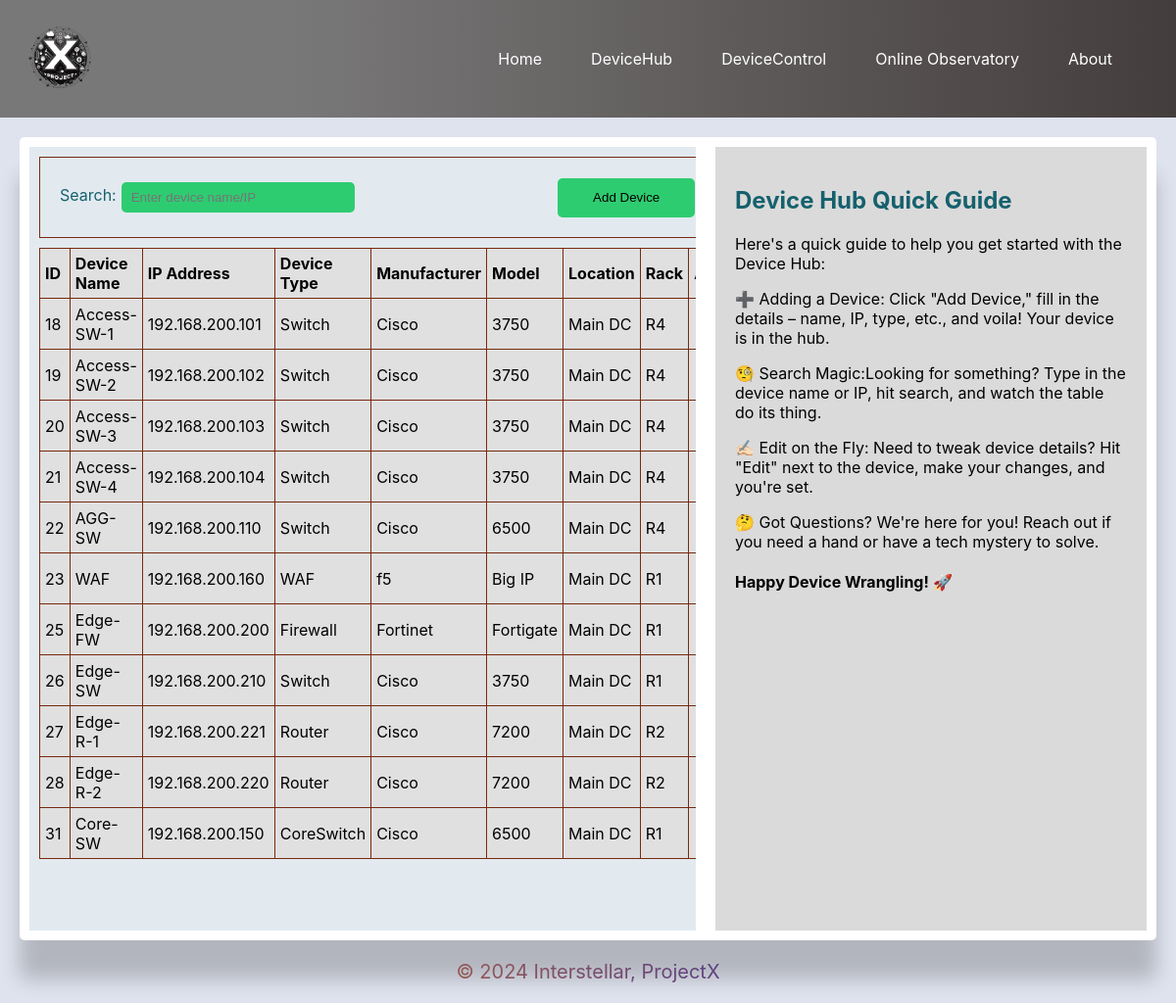
/devicehub/, run on the app's committed database.
### deviceHub/models.py (models this page shows)
class Device(models.Model):
    device_name = models.CharField(max_length=255)
    ip_address = models.GenericIPAddressField()
    device_type = models.CharField(max_length=255)
    manufacturer = models.CharField(max_length=255, blank=True, null=True)
    model = models.CharField(max_length=255, blank=True, null=True)
    location = models.CharField(max_length=255, blank=True, null=True)
    rack_loc = models.CharField(max_length=255, blank=True, null=True)

### deviceHub/views.py (the view)
# urls.py: path('', views.device_hub, name='devicehub'),
def device_hub(request):
    devices = Device.objects.all()
    return render(request, 'devicehub.html', {'devices': devices})

### templates/devicehub.html (shortened to what this page needs)
{% extends 'base.html' %}
    {% load static %}
{% block content %}
<div class="container">
    <div class="form-container" id="form_input">
        <label for="searchBox">Search:</label>
        <input type="text" id="searchBox" placeholder="Enter device name/IP">
    </div>
    <button onclick="openAddDeviceModal()">Add Device</button>
</div>
<table id="devicesTable" class="table">
    <thead>
        <tr>
            <th>ID</th>
            <th>Device Name</th>
            <th>IP Address</th>
            <th>Device Type</th>
            <th>Manufacturer</th>
            <th>Model</th>
            <th>Location</th>
            <th>Rack</th>
            <th>Action</th>
        </tr>
    </thead>
    <tbody id="devicesList">
        {% for device in devices %}
        <tr id="device-{{ device.id }}">
            <td>{{ device.id }}</td>
            <td>{{ device.device_name }}</td>
            <td>{{ device.ip_address }}</td>
            <td>{{ device.device_type }}</td>
            <td>{{ device.manufacturer }}</td>
            <td>{{ device.model }}</td>
            <td>{{ device.location }}</td>
            <td>{{device.rack_loc}}</td>
            <td>
            </td>
        </tr>
        {% endfor %}
    </tbody>
</table>
{% endblock %}
{% block help %}
<h2>Device Hub Quick Guide</h2>
<p>Here's a quick guide to help you get started with the Device Hub:</p>
<p>➕ Adding a Device:
    Click "Add Device," fill in the details – name, IP, type, etc., and voila! Your device is in the hub.</p>
<p>🧐 Search Magic:Looking for something? Type in the device name or IP, hit search, and watch the table do its
    thing.
</p>
<p>✍🏻 Edit on the Fly:
    Need to tweak device details? Hit "Edit" next to the device, make your changes, and you're set.</p>
<p>🤔 Got Questions?
    We're here for you! Reach out if you need a hand or have a tech mystery to solve.</p>
<h4>Happy Device Wrangling! 🚀</h4>
{% endblock %}

### static/css/base.css (style rules this page uses)
:root { --font-family-sans-serif: -apple-system, BlinkMacSystemFont, "Segoe UI", Roboto, "Helvetica Neue", Arial, "Noto Sans", sans-serif, "Apple Color Emoji", "Segoe UI Emoji", "Segoe UI Symbol", "Noto Color Emoji"; --font-family-monospace: SFMono-Regular, Menlo, Monaco, Consolas, "Liberation Mono", "Courier New", monospace; }
html { font-family: sans-serif; }
body { font-family: sans-serif; margin: 0; padding: 0; font-family: -apple-system, BlinkMacSystemFont, "Segoe UI", Roboto, "Helvetica Neue", Arial, "Noto Sans", sans-serif, "Apple Color Emoji", "Segoe UI Emoji", "Segoe UI Symbol", "Noto Color Emoji"; background-color: #dfe3ee; background-size: cover; }
.container { display: flex; width: 99%; border: 1px solid #78290f; margin: 10px; align-items: center; }
.container button { padding: 8px 10px; border: none; border-radius: 5px; margin: 5px; background-color: #2ecc71; color: #000; cursor: pointer; width: 140px; height: 40px; }
.form-container { display: flex; flex: 3; padding: 20px; }
.form-container input { width: 218px; }
label { display: flex; margin-bottom: 5px; color: #15616d; align-items: center; }
input, button { padding: 8px 10px; border: none; border-radius: 5px; margin: 5px; background-color: #2ecc71; color: #000; cursor: pointer; }
table { width: 98%; border-collapse: collapse; color: #000; background-color: #e0e0e0; border: 1px solid #141413; border-radius: 5px; margin: 10px; }
th:nth-child(1), td:nth-child(1) { width: 5%; }
th:nth-child(2), td:nth-child(2) { width: 15%; }
th:nth-child(3), td:nth-child(3) { width: 16%; }
th:nth-child(4), td:nth-child(4) { width: 10%; }
th:nth-child(5), td:nth-child(5) { width: 9%; }
th:nth-child(6), td:nth-child(6) { width: 13%; }
th:nth-child(7), td:nth-child(7) { width: 5%; }
th:nth-child(8), td:nth-child(8) { width: 7%; }
th, td { padding: 5px; text-align: left; border: 1px solid #78290f; }
.about-container h1, h2 { color: #15616d; z-index: 1; }

### data on the page
Device: id "18", device_name "Access-SW-1", ip_address "192.168.200.101", device_type "Switch", manufacturer "Cisco", model "3750", location "Main DC", rack_loc "R4"
Device: id "19", device_name "Access-SW-2", ip_address "192.168.200.102", device_type "Switch", manufacturer "Cisco", model "3750", location "Main DC", rack_loc "R4"
Device: id "20", device_name "Access-SW-3", ip_address "192.168.200.103", device_type "Switch", manufacturer "Cisco", model "3750", location "Main DC", rack_loc "R4"
Device: id "21", device_name "Access-SW-4", ip_address "192.168.200.104", device_type "Switch", manufacturer "Cisco", model "3750", location "Main DC", rack_loc "R4"
Device: id "22", device_name "AGG-SW", ip_address "192.168.200.110", device_type "Switch", manufacturer "Cisco", model "6500", location "Main DC", rack_loc "R4"
Device: id "23", device_name "WAF", ip_address "192.168.200.160", device_type "WAF", manufacturer "f5", model "Big IP", location "Main DC", rack_loc "R1"
Device: id "25", device_name "Edge-FW", ip_address "192.168.200.200", device_type "Firewall", manufacturer "Fortinet", model "Fortigate", location "Main DC", rack_loc "R1"
Device: id "26", device_name "Edge-SW", ip_address "192.168.200.210", device_type "Switch", manufacturer "Cisco", model "3750", location "Main DC", rack_loc "R1"
Device: id "27", device_name "Edge-R-1", ip_address "192.168.200.221", device_type "Router", manufacturer "Cisco", model "7200", location "Main DC", rack_loc "R2"
Device: id "28", device_name "Edge-R-2", ip_address "192.168.200.220", device_type "Router", manufacturer "Cisco", model "7200", location "Main DC", rack_loc "R2"
Device: id "31", device_name "Core-SW", ip_address "192.168.200.150", device_type "CoreSwitch", manufacturer "Cisco", model "6500", location "Main DC", rack_loc "R1"
